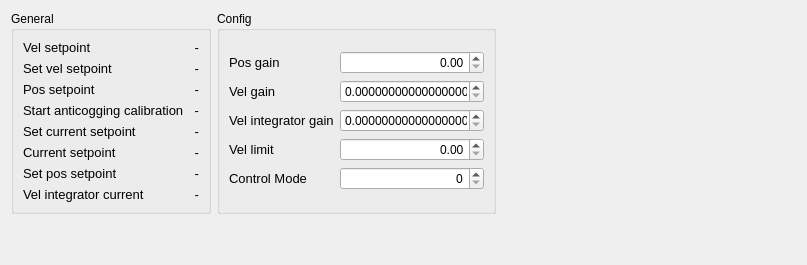
            <widget class="QWidget" name="tab_6">
             <attribute name="title">
              <string>Controller</string>
             </attribute>
             <layout class="QGridLayout" name="gridLayout_37">
              <item row="0" column="1">
               <widget class="QGroupBox" name="groupBox_controller_config">
                <property name="title">
                 <string>Config</string>
                </property>
                <layout class="QGridLayout" name="gridLayout_16">
                 <item row="0" column="0">
                  <layout class="QGridLayout" name="gridLayout_18">
                   <item row="0" column="0">
                    <widget class="QLabel" name="label_posGain">
                     <property name="font">
                      <font>
                       <pointsize>10</pointsize>
                      </font>
                     </property>
                     <property name="text">
                      <string>Pos gain</string>
                     </property>
                    </widget>
                   </item>
                   <item row="1" column="0">
                    <widget class="QLabel" name="label_velGain">
                     <property name="font">
                      <font>
                       <pointsize>10</pointsize>
                      </font>
                     </property>
                     <property name="text">
                      <string>Vel gain</string>
                     </property>
                    </widget>
                   </item>
                   <item row="4" column="0">
                    <widget class="QLabel" name="label_controlMode">
                     <property name="font">
                      <font>
                       <pointsize>10</pointsize>
                      </font>
                     </property>
                     <property name="text">
                      <string>Control Mode</string>
                     </property>
                    </widget>
                   </item>
                   <item row="1" column="1">
                    <widget class="QDoubleSpinBox" name="doubleSpinBox_velGainValue_axis0">
                     <property name="alignment">
                      <set>Qt::AlignRight|Qt::AlignTrailing|Qt::AlignVCenter</set>
                     </property>
                     <property name="decimals">
                      <number>18</number>
                     </property>
                     <property name="maximum">
                      <double>1000000.000000000000000</double>
                     </property>
                    </widget>
                   </item>
                   <item row="0" column="1">
                    <widget class="QDoubleSpinBox" name="doubleSpinBox_posGainValue_axis0">
                     <property name="alignment">
                      <set>Qt::AlignRight|Qt::AlignTrailing|Qt::AlignVCenter</set>
                     </property>
                     <property name="maximum">
                      <double>1000000.000000000000000</double>
                     </property>
                    </widget>
                   </item>
                   <item row="4" column="1">
                    <widget class="QSpinBox" name="spinBox_controlModeValue_axis0">
                     <property name="alignment">
                      <set>Qt::AlignRight|Qt::AlignTrailing|Qt::AlignVCenter</set>
                     </property>
                     <property name="maximum">
                      <number>1000000</number>
                     </property>
                    </widget>
                   </item>
                   <item row="2" column="1">
                    <widget class="QDoubleSpinBox" name="doubleSpinBox_velIntegratorGainValue_axis0">
                     <property name="alignment">
                      <set>Qt::AlignRight|Qt::AlignTrailing|Qt::AlignVCenter</set>
                     </property>
                     <property name="decimals">
                      <number>18</number>
                     </property>
                     <property name="maximum">
                      <double>1000000.000000000000000</double>
                     </property>
                    </widget>
                   </item>
                   <item row="2" column="0">
                    <widget class="QLabel" name="label_velIntegratorGain">
                     <property name="font">
                      <font>
                       <pointsize>10</pointsize>
                      </font>
                     </property>
                     <property name="text">
                      <string>Vel integrator gain</string>
                     </property>
                    </widget>
                   </item>
                   <item row="3" column="0">
                    <widget class="QLabel" name="label_velLimit">
                     <property name="font">
                      <font>
                       <pointsize>10</pointsize>
                      </font>
                     </property>
                     <property name="text">
                      <string>Vel limit</string>
                     </property>
                    </widget>
                   </item>
                   <item row="3" column="1">
                    <widget class="QDoubleSpinBox" name="doubleSpinBox_velLimitValue_axis0">
                     <property name="alignment">
                      <set>Qt::AlignRight|Qt::AlignTrailing|Qt::AlignVCenter</set>
                     </property>
                     <property name="maximum">
                      <double>1000000.000000000000000</double>
                     </property>
                    </widget>
                   </item>
                  </layout>
                 </item>
                </layout>
               </widget>
              </item>
              <item row="0" column="0">
               <widget class="QGroupBox" name="groupBox_2">
                <property name="minimumSize">
                 <size>
                  <width>200</width>
                  <height>0</height>
                 </size>
                </property>
                <property name="title">
                 <string>General</string>
                </property>
                <layout class="QGridLayout" name="gridLayout_19">
                 <item row="0" column="0">
                  <layout class="QGridLayout" name="gridLayout_20">
                   <item row="2" column="0" colspan="2">
                    <widget class="QLabel" name="label_setVelSetpoint">
                     <property name="font">
                      <font>
                       <pointsize>10</pointsize>
                      </font>
                     </property>
                     <property name="text">
                      <string>Set vel setpoint</string>
                     </property>
                    </widget>
                   </item>
                   <item row="0" column="2" rowspan="2">
                    <widget class="QLabel" name="label_velSetpointValue_axis0">
                     <property name="font">
                      <font>
                       <pointsize>10</pointsize>
                      </font>
                     </property>
                     <property name="text">
                      <string>-</string>
                     </property>
                     <property name="alignment">
                      <set>Qt::AlignRight|Qt::AlignTrailing|Qt::AlignVCenter</set>
                     </property>
                    </widget>
                   </item>
                   <item row="0" column="0" rowspan="2" colspan="2">
                    <widget class="QLabel" name="label_velSetpoint">
                     <property name="font">
                      <font>
                       <pointsize>10</pointsize>
                      </font>
                     </property>
                     <property name="text">
                      <string>Vel setpoint</string>
                     </property>
                    </widget>
                   </item>
                   <item row="3" column="2">
                    <widget class="QLabel" name="label_posSetpointValue_axis0">
                     <property name="font">
                      <font>
                       <pointsize>10</pointsize>
                      </font>
                     </property>
                     <property name="text">
                      <string>-</string>
                     </property>
                     <property name="alignment">
                      <set>Qt::AlignRight|Qt::AlignTrailing|Qt::AlignVCenter</set>
                     </property>
                    </widget>
                   </item>
                   <item row="2" column="2">
                    <widget class="QLabel" name="label_setVelSetpointValue_axis0">
                     <property name="font">
                      <font>
                       <pointsize>10</pointsize>
                      </font>
                     </property>
                     <property name="text">
                      <string>-</string>
                     </property>
                     <property name="alignment">
                      <set>Qt::AlignRight|Qt::AlignTrailing|Qt::AlignVCenter</set>
                     </property>
                    </widget>
                   </item>
                   <item row="3" column="0" colspan="2">
                    <widget class="QLabel" name="label_posSetpoint">
                     <property name="font">
                      <font>
                       <pointsize>10</pointsize>
                      </font>
                     </property>
                     <property name="text">
                      <string>Pos setpoint</string>
                     </property>
                    </widget>
                   </item>
                   <item row="4" column="2">
                    <widget class="QLabel" name="label_startAnticoggingCalibration_axis0">
                     <property name="font">
                      <font>
                       <pointsize>10</pointsize>
                      </font>
                     </property>
                     <property name="text">
                      <string>-</string>
                     </property>
                     <property name="alignment">
                      <set>Qt::AlignRight|Qt::AlignTrailing|Qt::AlignVCenter</set>
                     </property>
                    </widget>
                   </item>
                   <item row="4" column="0" colspan="2">
                    <widget class="QLabel" name="label_posSetpoint_2">
                     <property name="font">
                      <font>
                       <pointsize>10</pointsize>
                      </font>
                     </property>
                     <property name="text">
                      <string>Start anticogging calibration</string>
                     </property>
                    </widget>
                   </item>
                   <item row="6" column="0">
                    <widget class="QLabel" name="label_currentSetpoint">
                     <property name="font">
                      <font>
                       <pointsize>10</pointsize>
                      </font>
                     </property>
                     <property name="text">
                      <string>Current setpoint</string>
                     </property>
                    </widget>
                   </item>
                   <item row="7" column="0">
                    <widget class="QLabel" name="label_setPosSetpoint">
                     <property name="font">
                      <font>
                       <pointsize>10</pointsize>
                      </font>
                     </property>
                     <property name="text">
                      <string>Set pos setpoint</string>
                     </property>
                    </widget>
                   </item>
                   <item row="8" column="0">
                    <widget class="QLabel" name="label_setPosSetpoint_2">
                     <property name="font">
                      <font>
                       <pointsize>10</pointsize>
                      </font>
                     </property>
                     <property name="text">
                      <string>Vel integrator current</string>
                     </property>
                    </widget>
                   </item>
                   <item row="7" column="2">
                    <widget class="QLabel" name="label_setPosSetpointValue_axis0">
                     <property name="font">
                      <font>
                       <pointsize>10</pointsize>
                      </font>
                     </property>
                     <property name="text">
                      <string>-</string>
                     </property>
                     <property name="alignment">
                      <set>Qt::AlignRight|Qt::AlignTrailing|Qt::AlignVCenter</set>
                     </property>
                    </widget>
                   </item>
                   <item row="6" column="2">
                    <widget class="QLabel" name="label_currentSetpointValue_axis0">
                     <property name="font">
                      <font>
                       <pointsize>10</pointsize>
                      </font>
                     </property>
                     <property name="text">
                      <string>-</string>
                     </property>
                     <property name="alignment">
                      <set>Qt::AlignRight|Qt::AlignTrailing|Qt::AlignVCenter</set>
                     </property>
                    </widget>
                   </item>
                   <item row="8" column="2">
                    <widget class="QLabel" name="label_velIntegratorCurrent_axis0">
                     <property name="font">
                      <font>
                       <pointsize>10</pointsize>
                      </font>
                     </property>
                     <property name="text">
                      <string>-</string>
                     </property>
                     <property name="alignment">
                      <set>Qt::AlignRight|Qt::AlignTrailing|Qt::AlignVCenter</set>
                     </property>
                    </widget>
                   </item>
                   <item row="5" column="0">
                    <widget class="QLabel" name="label_setCurrentSetpoint">
                     <property name="font">
                      <font>
                       <pointsize>10</pointsize>
                      </font>
                     </property>
                     <property name="text">
                      <string>Set current setpoint</string>
                     </property>
                    </widget>
                   </item>
                   <item row="5" column="2">
                    <widget class="QLabel" name="label_setCurrentSetpointValue_axis0">
                     <property name="font">
                      <font>
                       <pointsize>10</pointsize>
                      </font>
                     </property>
                     <property name="text">
                      <string>-</string>
                     </property>
                     <property name="alignment">
                      <set>Qt::AlignRight|Qt::AlignTrailing|Qt::AlignVCenter</set>
                     </property>
                    </widget>
                   </item>
                  </layout>
                 </item>
                </layout>
               </widget>
              </item>
              <item row="1" column="0">
               <spacer name="verticalSpacer_9">
                <property name="orientation">
                 <enum>Qt::Vertical</enum>
                </property>
                <property name="sizeHint" stdset="0">
                 <size>
                  <width>20</width>
                  <height>40</height>
                 </size>
                </property>
               </spacer>
              </item>
              <item row="0" column="2">
               <spacer name="horizontalSpacer_2">
                <property name="orientation">
                 <enum>Qt::Horizontal</enum>
                </property>
                <property name="sizeType">
                 <enum>QSizePolicy::Maximum</enum>
                </property>
                <property name="sizeHint" stdset="0">
                 <size>
                  <width>300</width>
                  <height>20</height>
                 </size>
                </property>
               </spacer>
              </item>
             </layout>
            </widget>
